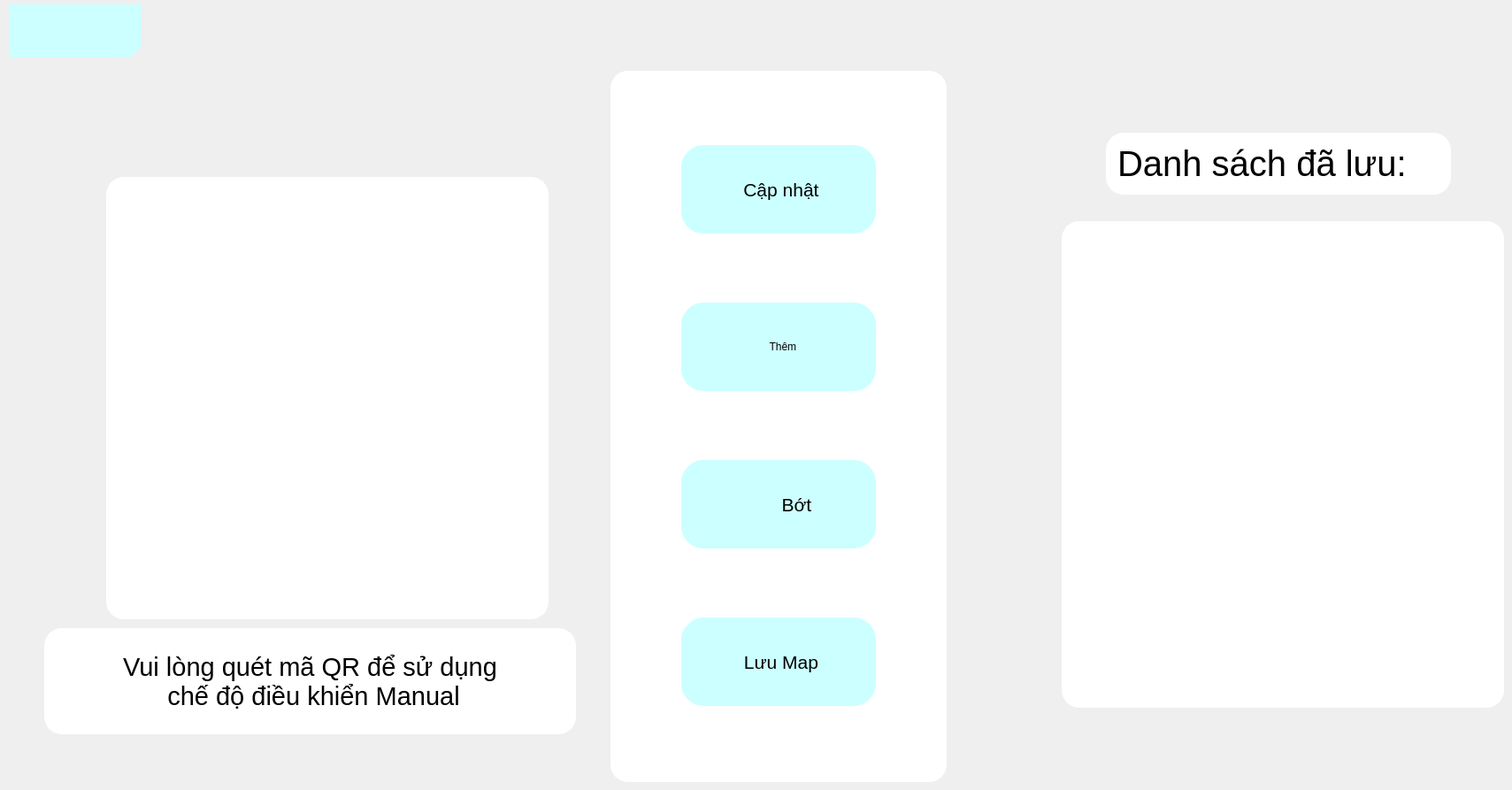
     <widget class="QWidget" name="page">
      <widget class="QFrame" name="frame_5">
       <property name="geometry">
        <rect>
         <x>690</x>
         <y>80</y>
         <width>380</width>
         <height>804</height>
        </rect>
       </property>
       <property name="styleSheet">
        <string notr="true">border: 3px solid rgb(255, 255, 255);
background-color: rgb(255, 255, 255);
border-radius: 20px;</string>
       </property>
       <property name="frameShape">
        <enum>QFrame::StyledPanel</enum>
       </property>
       <property name="frameShadow">
        <enum>QFrame::Raised</enum>
       </property>
       <layout class="QGridLayout" name="gridLayout_5">
        <item row="0" column="0">
         <widget class="QPushButton" name="Button_capnhat">
          <property name="minimumSize">
           <size>
            <width>220</width>
            <height>100</height>
           </size>
          </property>
          <property name="maximumSize">
           <size>
            <width>220</width>
            <height>100</height>
           </size>
          </property>
          <property name="font">
           <font>
            <family>MS Shell Dlg 2</family>
            <pointsize>16</pointsize>
            <weight>9</weight>
            <italic>false</italic>
            <bold>false</bold>
           </font>
          </property>
          <property name="styleSheet">
           <string notr="true">QPushButton#Button_capnhat
{
    border-radius: 25px;
	font: 75 16pt &quot;MS Shell Dlg 2&quot;;
	border: 1px solid #CCFFFF;
	background-color: #CCFFFF;

}

QPushButton#Button_capnhat:pressed{
padding-left :2px;
padding-top :2px;

	background-color:  #0e71aa;
}
QPushButton#Button_capnhat:checked {
background-color:  #0e71aa;

}
</string>
          </property>
          <property name="text">
           <string> Cập nhật</string>
          </property>
          <property name="icon">
           <iconset>
            <normaloff>icon/refresh.png</normaloff>icon/refresh.png</iconset>
          </property>
          <property name="iconSize">
           <size>
            <width>50</width>
            <height>50</height>
           </size>
          </property>
         </widget>
        </item>
        <item row="4" column="0">
         <widget class="QPushButton" name="Button_luuMap">
          <property name="minimumSize">
           <size>
            <width>220</width>
            <height>100</height>
           </size>
          </property>
          <property name="maximumSize">
           <size>
            <width>220</width>
            <height>100</height>
           </size>
          </property>
          <property name="font">
           <font>
            <family>MS Shell Dlg 2</family>
            <pointsize>16</pointsize>
            <weight>9</weight>
            <italic>false</italic>
            <bold>false</bold>
           </font>
          </property>
          <property name="styleSheet">
           <string notr="true">QPushButton#Button_luuMap{
     border-radius: 25px;
	font: 75 16pt &quot;MS Shell Dlg 2&quot;;
	border: 1px solid #CCFFFF;
	background-color: #CCFFFF;

}

QPushButton#Button_luuMap:pressed{
padding-left :2px;
padding-top :2px;

	background-color: rgb(58, 192, 240);
}
QPushButton#Button_luuMap:checked {
background-color: rgb(58, 192, 255);

}
</string>
          </property>
          <property name="text">
           <string> Lưu Map</string>
          </property>
          <property name="icon">
           <iconset>
            <normaloff>icon/gps.png</normaloff>icon/gps.png</iconset>
          </property>
          <property name="iconSize">
           <size>
            <width>50</width>
            <height>50</height>
           </size>
          </property>
         </widget>
        </item>
        <item row="2" column="0">
         <widget class="QPushButton" name="Button_xoa">
          <property name="minimumSize">
           <size>
            <width>220</width>
            <height>100</height>
           </size>
          </property>
          <property name="maximumSize">
           <size>
            <width>220</width>
            <height>100</height>
           </size>
          </property>
          <property name="font">
           <font>
            <family>MS Shell Dlg 2</family>
            <pointsize>16</pointsize>
            <weight>9</weight>
            <italic>false</italic>
            <bold>false</bold>
           </font>
          </property>
          <property name="layoutDirection">
           <enum>Qt::LeftToRight</enum>
          </property>
          <property name="styleSheet">
           <string notr="true">QPushButton#Button_xoa
{
    border-radius: 25px;
	font: 75 16pt &quot;MS Shell Dlg 2&quot;;
	border: 1px solid #CCFFFF;
	background-color: #CCFFFF;

}

QPushButton#Button_xoa:pressed{
padding-left :2px;
padding-top :2px;

	background-color:  #0e71aa;
}
QPushButton#Button_xoa:checked {
background-color:  #0e71aa;

}
</string>
          </property>
          <property name="text">
           <string>       Bớt</string>
          </property>
          <property name="icon">
           <iconset>
            <normaloff>icon/minus.png</normaloff>icon/minus.png</iconset>
          </property>
          <property name="iconSize">
           <size>
            <width>50</width>
            <height>50</height>
           </size>
          </property>
         </widget>
        </item>
        <item row="1" column="0">
         <widget class="QPushButton" name="Button_add">
          <property name="minimumSize">
           <size>
            <width>220</width>
            <height>100</height>
           </size>
          </property>
          <property name="maximumSize">
           <size>
            <width>220</width>
            <height>100</height>
           </size>
          </property>
          <property name="styleSheet">
           <string notr="true">QPushButton#Button_add
{
    border-radius: 25px;
	font: 75 16pt &quot;MS Shell Dlg 2&quot;;
	border: 1px solid #CCFFFF;
	background-color: #CCFFFF;

}

QPushButton#Button_add:pressed{
padding-left :2px;
padding-top :2px;

	background-color:  #0e71aa;
}
QPushButton#Button_add:checked {
background-color:  #0e71aa;

}
</string>
          </property>
          <property name="text">
           <string>    Thêm </string>
          </property>
          <property name="icon">
           <iconset>
            <normaloff>icon/add.png</normaloff>icon/add.png</iconset>
          </property>
          <property name="iconSize">
           <size>
            <width>50</width>
            <height>50</height>
           </size>
          </property>
         </widget>
        </item>
       </layout>
      </widget>
      <widget class="QListWidget" name="listWidget_dsban">
       <property name="geometry">
        <rect>
         <x>1200</x>
         <y>250</y>
         <width>500</width>
         <height>550</height>
        </rect>
       </property>
       <property name="styleSheet">
        <string notr="true">font: 30pt &quot;MS Shell Dlg 2&quot;;
border: 3px solid rgb(255, 255, 255);
background-color: rgb(255, 255, 255);
border-radius: 20px;</string>
       </property>
      </widget>
      <widget class="QPushButton" name="Button_Quaylai_2">
       <property name="geometry">
        <rect>
         <x>10</x>
         <y>5</y>
         <width>150</width>
         <height>60</height>
        </rect>
       </property>
       <property name="minimumSize">
        <size>
         <width>20</width>
         <height>20</height>
        </size>
       </property>
       <property name="maximumSize">
        <size>
         <width>190</width>
         <height>60</height>
        </size>
       </property>
       <property name="autoFillBackground">
        <bool>false</bool>
       </property>
       <property name="styleSheet">
        <string notr="true">QPushButton#Button_Quaylai_2{
   	border-bottom-right-radius :20px;
	font: 75 17pt &quot;MS Shell Dlg 2&quot;;
	
	/*border: 3px solid rgb(230, 230, 230);*/
	color: rgb(0, 0, 0);
	
	background-color: rgb(220, 220, 220);
	background-color: #CCFFFF;

}
QPushButton#Button_Quaylai_2:pressed{
padding-left :2px;
padding-top :2px;

	background-color: #0e71aa;
}
</string>
       </property>
       <property name="text">
        <string/>
       </property>
       <property name="icon">
        <iconset>
         <normaloff>icon/back.png</normaloff>icon/back.png</iconset>
       </property>
       <property name="iconSize">
        <size>
         <width>50</width>
         <height>50</height>
        </size>
       </property>
      </widget>
      <widget class="QLabel" name="label_xe_3">
       <property name="geometry">
        <rect>
         <x>120</x>
         <y>200</y>
         <width>500</width>
         <height>500</height>
        </rect>
       </property>
       <property name="minimumSize">
        <size>
         <width>500</width>
         <height>200</height>
        </size>
       </property>
       <property name="maximumSize">
        <size>
         <width>500</width>
         <height>804</height>
        </size>
       </property>
       <property name="mouseTracking">
        <bool>false</bool>
       </property>
       <property name="toolTipDuration">
        <number>7</number>
       </property>
       <property name="layoutDirection">
        <enum>Qt::LeftToRight</enum>
       </property>
       <property name="autoFillBackground">
        <bool>false</bool>
       </property>
       <property name="styleSheet">
        <string notr="true">background-color: rgb(255, 255, 255);
border-radius: 20px;
border: 3px solid rgb(255, 255, 255);</string>
       </property>
       <property name="frameShadow">
        <enum>QFrame::Plain</enum>
       </property>
       <property name="text">
        <string/>
       </property>
       <property name="pixmap">
        <pixmap>icon/deme_241121 (1).png</pixmap>
       </property>
       <property name="scaledContents">
        <bool>true</bool>
       </property>
       <property name="wordWrap">
        <bool>false</bool>
       </property>
      </widget>
      <widget class="QLabel" name="label_14">
       <property name="geometry">
        <rect>
         <x>50</x>
         <y>710</y>
         <width>601</width>
         <height>120</height>
        </rect>
       </property>
       <property name="font">
        <font>
         <pointsize>22</pointsize>
        </font>
       </property>
       <property name="styleSheet">
        <string notr="true">border: 3px solid rgb(255, 255, 255);
background-color: rgb(255, 255, 255);
border-radius: 20px;</string>
       </property>
       <property name="text">
        <string>Vui lòng quét mã QR để sử dụng 
 chế độ điều khiển Manual</string>
       </property>
       <property name="alignment">
        <set>Qt::AlignCenter</set>
       </property>
      </widget>
      <widget class="QLabel" name="label_34">
       <property name="geometry">
        <rect>
         <x>1250</x>
         <y>150</y>
         <width>390</width>
         <height>70</height>
        </rect>
       </property>
       <property name="font">
        <font>
         <family>MS Shell Dlg 2</family>
         <pointsize>30</pointsize>
         <weight>50</weight>
         <italic>false</italic>
         <bold>false</bold>
        </font>
       </property>
       <property name="styleSheet">
        <string notr="true">font: 30pt &quot;MS Shell Dlg 2&quot;;
border: 3px solid rgb(255, 255, 255);
background-color: rgb(255, 255, 255);
border-radius: 20px;</string>
       </property>
       <property name="text">
        <string>Danh sách đã lưu:</string>
       </property>
      </widget>
     </widget>
